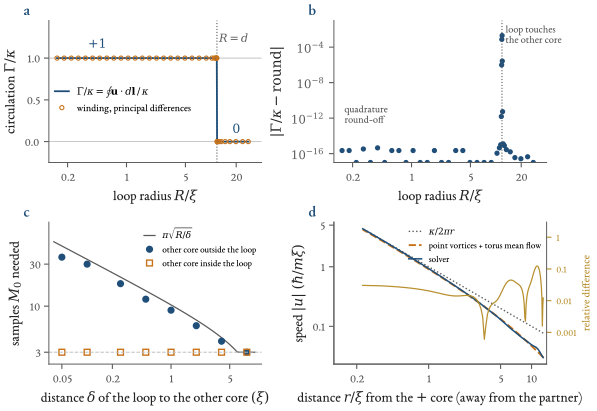

This chart was generated by the following Python code:
"""Figure ch03_circulation: counting quanta on the solver field (pair d = 12, t = 20, loops centred on the + vortex).
(a) circulation Gamma/kappa of the Madelung velocity along circles of radius R (line integral) and the winding found by the Lean-verified
principal-difference detector; (b) distance of Gamma/kappa from the nearest integer; (c) how many samples the detector needs (the n_0 of
`detector_correct`); (d) the velocity along the line through both cores against the periodic point-vortex field.
Data: figures/ch03_derived.npz and ch03_numbers.json written by ch03_compute.py."""
import json, sys
from pathlib import Path
sys.path.insert(0, str(Path(__file__).resolve().parents[1]))
from figstyle import *
HERE = Path(__file__).resolve().parent
D = np.load(HERE / "ch03_derived.npz"); J = json.loads((HERE / "ch03_numbers.json").read_text())["pair"]
d = J["separation_d"]
R = D["circ_R"]; gam = D["circ_gamma"]; win = D["circ_winding"]
order = np.argsort(R); R, gam, win = R[order], gam[order], win[order]

fig, axs = plt.subplots(2, 2, figsize=(TEXTW, 3.95), gridspec_kw=dict(hspace=0.42, wspace=0.34, left=0.095, right=0.985, top=0.965, bottom=0.095))
axa, axb, axc, axd = axs.ravel()
# (a)
axa.axvline(d, color=GREY, lw=0.8, ls=":")
axa.axhline(1, color="#BBBBBB", lw=0.6); axa.axhline(0, color="#BBBBBB", lw=0.6)
axa.plot(R, gam, "-", color=BLUE, lw=1.3, label=r"$\Gamma/\kappa=\oint\mathbf{u}\cdot d\mathbf{l}\,/\,\kappa$")
axa.plot(R, win, "o", ms=3.0, mfc="none", mec=ORANGE, mew=0.8, label="winding, principal differences")
axa.set_xscale("log"); axa.set_xlim(0.12, 40); axa.set_ylim(-0.25, 1.45)
axa.set_xticks([0.2, 1, 5, 20]); axa.set_xticklabels(["0.2", "1", "5", "20"]); axa.minorticks_off()
axa.set_xlabel(r"loop radius $R/\xi$"); axa.set_ylabel(r"circulation $\Gamma/\kappa$")
axa.text(0.35, 1.12, r"$+1$", color=BLUE, fontsize=9); axa.text(18, 0.10, r"$0$", color=BLUE, fontsize=9)
axa.text(d * 1.06, 1.18, r"$R=d$", color=GREY, fontsize=8)
axa.legend(loc="lower left", bbox_to_anchor=(0.0, 0.30), fontsize=7.2, handlelength=1.4, borderaxespad=0.2)
panel(axa, "a")
# (b)
err = np.abs(gam - np.rint(gam))
axb.semilogy(R, np.maximum(err, 1e-17), "o", ms=2.8, color=BLUE)
axb.axvline(d, color=GREY, lw=0.8, ls=":")
axb.set_xscale("log"); axb.set_xlim(0.12, 40); axb.set_ylim(1e-17, 1e-1)
axb.set_xticks([0.2, 1, 5, 20]); axb.set_xticklabels(["0.2", "1", "5", "20"])
axb.set_yticks([1e-16, 1e-12, 1e-8, 1e-4]); axb.set_yticklabels([r"$\mathrm{10^{-16}}$", r"$\mathrm{10^{-12}}$", r"$\mathrm{10^{-8}}$", r"$\mathrm{10^{-4}}$"]); axb.minorticks_off()
axb.set_xlabel(r"loop radius $R/\xi$"); axb.set_ylabel(r"$|\Gamma/\kappa-\mathrm{round}|$")
axb.text(0.16, 3e-13, "quadrature\nround-off", fontsize=7.5, color=GREY)
axb.text(d * 1.1, 3e-4, "loop touches\nthe other core", fontsize=7.5, color=GREY)
panel(axb, "b")
# (c) n0: smallest sampling from which the detector is right, other core outside / inside the loop
n0 = J["n0_scan"]["rows"]
out_ = [r for r in n0 if r["side"] == "zero_outside"]; in_ = [r for r in n0 if r["side"] == "zero_inside"]
dd = np.geomspace(0.04, 10, 80)
axc.loglog(dd, np.maximum(3, np.pi * np.sqrt(np.maximum(d - dd, 1e-9) / dd)), "-", color=GREY, lw=0.9, label=r"$\pi\sqrt{R/\delta}$")
axc.loglog([r["delta"] for r in out_], [r["M0_worst"] for r in out_], "o", ms=4.2, color=BLUE, label="other core outside the loop")
axc.loglog([r["delta"] for r in in_], [r["M0_worst"] for r in in_], "s", ms=4.2, color=ORANGE, mfc="none", label="other core inside the loop")
axc.axhline(3, color="#BBBBBB", lw=0.7, ls="--")
axc.set_xlabel(r"distance $\delta$ of the loop to the other core $(\xi)$"); axc.set_ylabel(r"samples $M_0$ needed")
axc.set_xlim(0.035, 12); axc.set_ylim(2.2, 90)
axc.set_xticks([0.05, 0.2, 1, 5]); axc.set_xticklabels(["0.05", "0.2", "1", "5"]); axc.set_yticks([3, 10, 30]); axc.set_yticklabels(["3", "10", "30"]); axc.minorticks_off()
axc.legend(loc="upper right", fontsize=6.6, handlelength=1.2, borderaxespad=0.2)
panel(axc, "c")
# (d) speed against distance from the + core, along the line through both cores, on the side away from the partner
x = D["cut_x"]; ugp = D["cut_uy_gp"]; upv = D["cut_uy_pv"]; ycut = float(D["cut_y"])
xp, yp = J["vortex_plus"]
sel = (x < xp - 0.1) & (x > xp - 13.0)
rr = np.hypot(xp - x[sel], ycut - yp)
axd.loglog(rr, 1 / rr, ":", color=GREY, lw=1.0, label=r"$\kappa/2\pi r$")
axd.loglog(rr, np.abs(upv[sel]), "--", color=ORANGE, lw=1.4, label="point vortices + torus mean flow")
axd.loglog(rr, np.abs(ugp[sel]), "-", color=BLUE, lw=1.1, label="solver")
axd.set_xlabel(r"distance $r/\xi$ from the $+$ core (away from the partner)"); axd.set_ylabel(r"speed $|u|\;(\hbar/m\xi)$")
axd.set_yticks([0.1, 1, 5]); axd.set_yticklabels(["0.1", "1", "5"]); axd.minorticks_off()
axd.legend(loc="upper right", fontsize=6.6, handlelength=1.4, borderaxespad=0.2)
ax2 = axd.twinx(); ax2.spines["right"].set_visible(True)
rel = np.abs(ugp[sel] - upv[sel]) / np.abs(upv[sel])
ax2.loglog(rr, np.maximum(rel, 1e-5), "-", color=GOLD, lw=0.9)
ax2.set_ylim(1e-4, 3.0); ax2.set_ylabel("relative difference", color=GOLD, fontsize=8); ax2.tick_params(axis="y", colors=GOLD, labelsize=7)
ax2.set_yticks([1e-3, 1e-2, 1e-1, 1]); ax2.set_yticklabels(["0.001", "0.01", "0.1", "1"]); ax2.minorticks_off()
axd.set_xlim(0.12, 14)
axd.set_xticks([0.2, 1, 5, 10]); axd.set_xticklabels(["0.2", "1", "5", "10"]); axd.minorticks_off()    # after the twin axis: ax2.loglog resets the shared x ticker
panel(axd, "d")
save(fig, "ch03_circulation")
